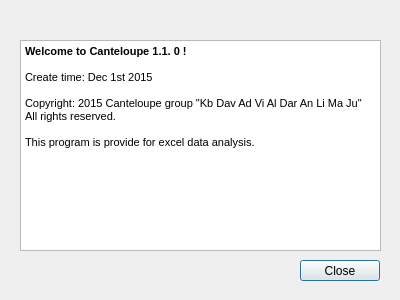
<?xml version="1.0" encoding="UTF-8"?>
<ui version="4.0">
 <class>About_Canteloupe</class>
 <widget class="QDialog" name="About_Canteloupe">
  <property name="geometry">
   <rect>
    <x>0</x>
    <y>0</y>
    <width>400</width>
    <height>300</height>
   </rect>
  </property>
  <property name="windowTitle">
   <string>Dialog</string>
  </property>
  <widget class="QPushButton" name="pushButton">
   <property name="geometry">
    <rect>
     <x>300</x>
     <y>260</y>
     <width>80</width>
     <height>21</height>
    </rect>
   </property>
   <property name="text">
    <string>Close</string>
   </property>
  </widget>
  <widget class="QTextBrowser" name="textBrowser">
   <property name="geometry">
    <rect>
     <x>20</x>
     <y>40</y>
     <width>361</width>
     <height>211</height>
    </rect>
   </property>
   <property name="html">
    <string>&lt;!DOCTYPE HTML PUBLIC &quot;-//W3C//DTD HTML 4.0//EN&quot; &quot;http://www.w3.org/TR/REC-html40/strict.dtd&quot;&gt;
&lt;html&gt;&lt;head&gt;&lt;meta name=&quot;qrichtext&quot; content=&quot;1&quot; /&gt;&lt;style type=&quot;text/css&quot;&gt;
p, li { white-space: pre-wrap; }
&lt;/style&gt;&lt;/head&gt;&lt;body style=&quot; font-family:'MS Shell Dlg 2'; font-size:8.25pt; font-weight:400; font-style:normal;&quot;&gt;
&lt;p style=&quot; margin-top:0px; margin-bottom:0px; margin-left:0px; margin-right:0px; -qt-block-indent:0; text-indent:0px;&quot;&gt;&lt;span style=&quot; font-weight:600;&quot;&gt;Welcome to Canteloupe 1.1. 0 !&lt;/span&gt;&lt;/p&gt;
&lt;p style=&quot;-qt-paragraph-type:empty; margin-top:0px; margin-bottom:0px; margin-left:0px; margin-right:0px; -qt-block-indent:0; text-indent:0px; font-weight:600;&quot;&gt;&lt;br /&gt;&lt;/p&gt;
&lt;p style=&quot; margin-top:0px; margin-bottom:0px; margin-left:0px; margin-right:0px; -qt-block-indent:0; text-indent:0px;&quot;&gt;Create time: Dec 1st 2015&lt;/p&gt;
&lt;p style=&quot;-qt-paragraph-type:empty; margin-top:0px; margin-bottom:0px; margin-left:0px; margin-right:0px; -qt-block-indent:0; text-indent:0px;&quot;&gt;&lt;br /&gt;&lt;/p&gt;
&lt;p style=&quot; margin-top:0px; margin-bottom:0px; margin-left:0px; margin-right:0px; -qt-block-indent:0; text-indent:0px;&quot;&gt;Copyright: 2015 Canteloupe group &amp;quot;Kb Dav Ad Vi Al Dar An Li Ma Ju&amp;quot; All rights reserved.&lt;/p&gt;
&lt;p style=&quot;-qt-paragraph-type:empty; margin-top:0px; margin-bottom:0px; margin-left:0px; margin-right:0px; -qt-block-indent:0; text-indent:0px;&quot;&gt;&lt;br /&gt;&lt;/p&gt;
&lt;p style=&quot; margin-top:0px; margin-bottom:0px; margin-left:0px; margin-right:0px; -qt-block-indent:0; text-indent:0px;&quot;&gt;This program is provide for excel data analysis.  &lt;/p&gt;&lt;/body&gt;&lt;/html&gt;</string>
   </property>
  </widget>
 </widget>
 <resources/>
 <connections>
  <connection>
   <sender>pushButton</sender>
   <signal>clicked()</signal>
   <receiver>About_Canteloupe</receiver>
   <slot>close()</slot>
   <hints>
    <hint type="sourcelabel">
     <x>339</x>
     <y>270</y>
    </hint>
    <hint type="destinationlabel">
     <x>199</x>
     <y>149</y>
    </hint>
   </hints>
  </connection>
 </connections>
</ui>
